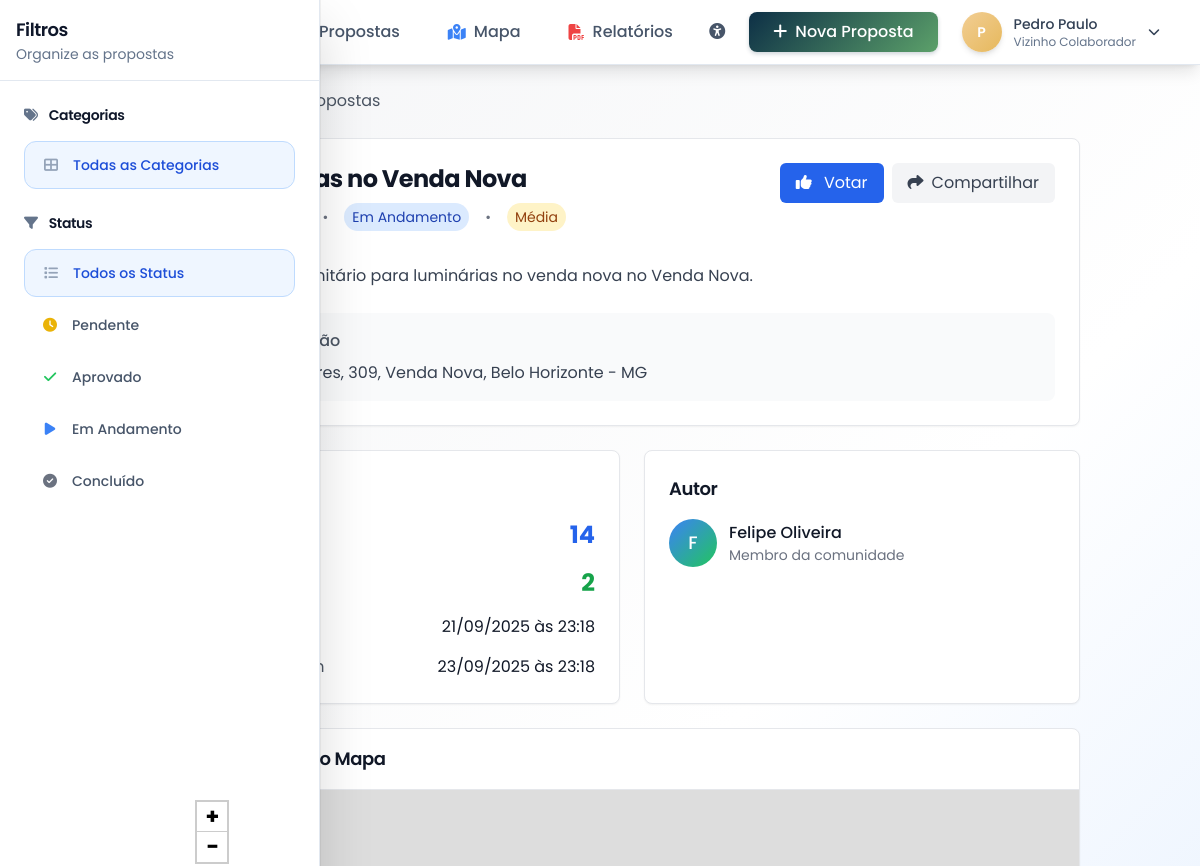
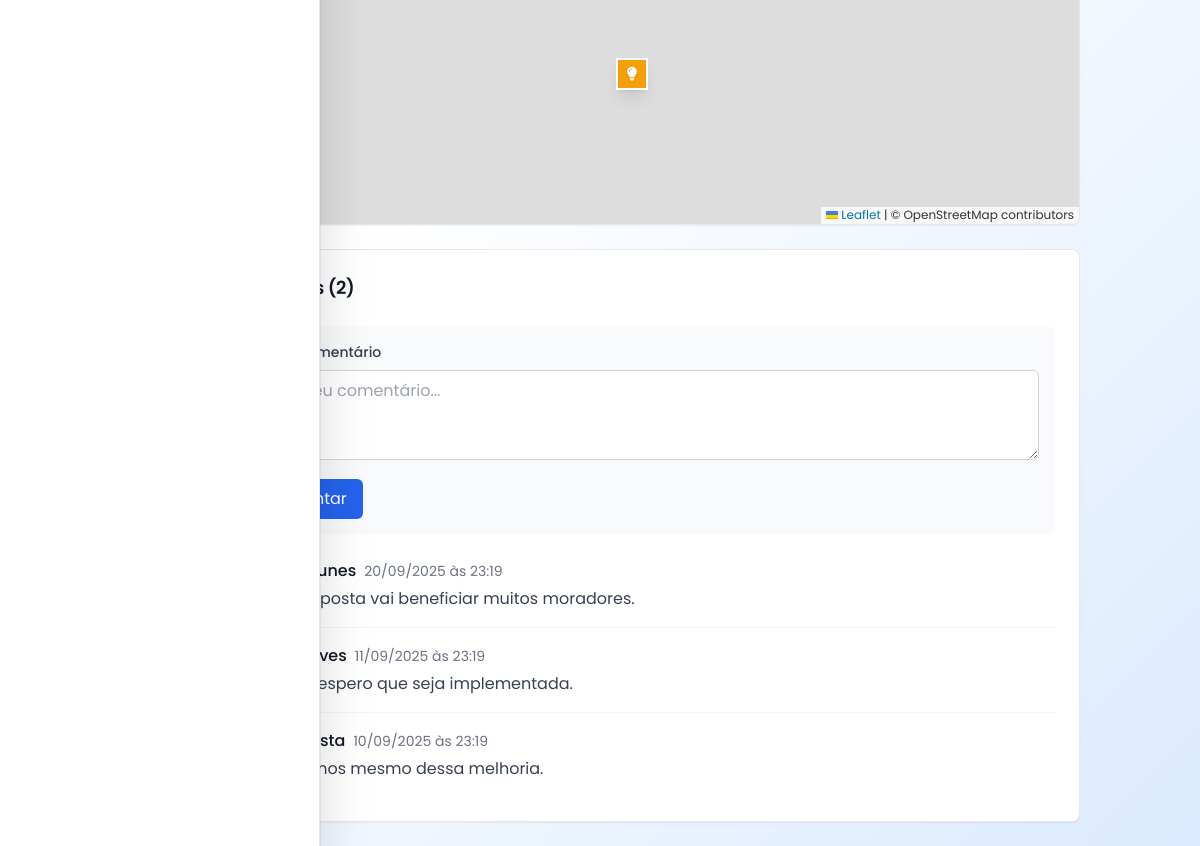
The app's page /proposta/34 (signed in), older data (2 pictures, top to bottom).
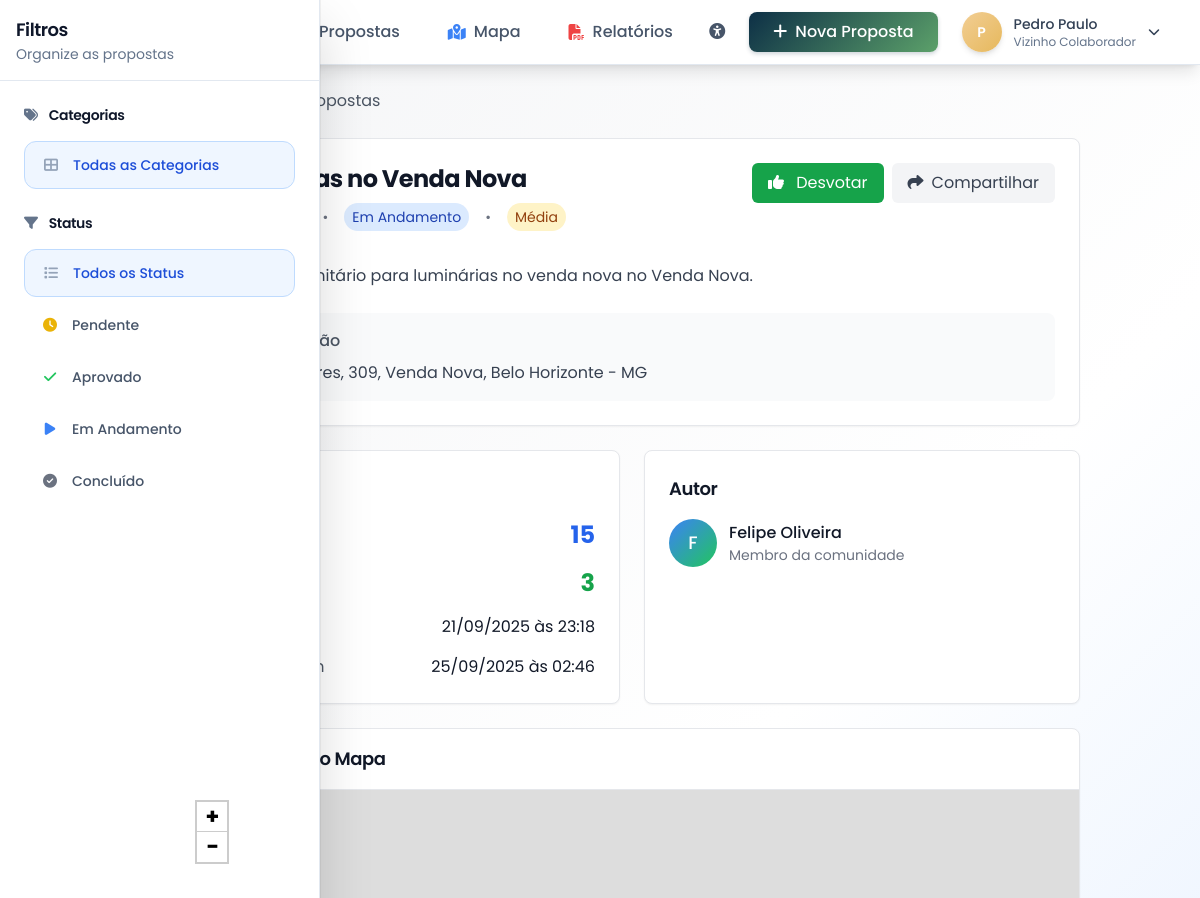
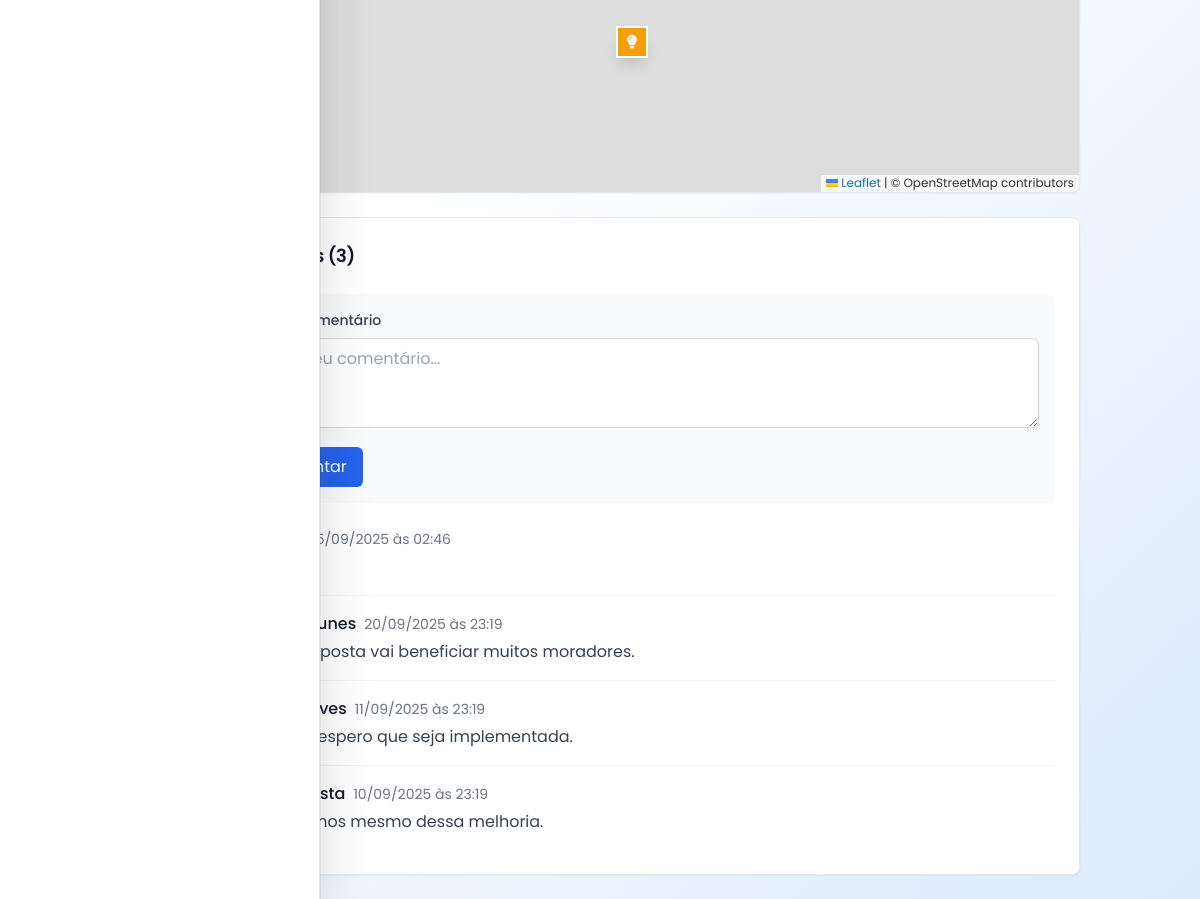
The same page, newer data (2 pictures, top to bottom).
### app.py (models this page shows, shortened)
class Proposal(db.Model):
    id = db.Column(db.Integer, primary_key=True)
    title = db.Column(db.String(200), nullable=False)
    description = db.Column(db.Text, nullable=False)
    category = db.Column(db.String(50), db.ForeignKey('category.id'), nullable=False)
    latitude = db.Column(db.Float, nullable=False)
    longitude = db.Column(db.Float, nullable=False)
    address = db.Column(db.String(300), nullable=False)
    status = db.Column(db.String(20), default='pending')
    priority = db.Column(db.String(10), default='medium')
    votes_count = db.Column(db.Integer, default=0)
    comments_count = db.Column(db.Integer, default=0)
    author_id = db.Column(db.Integer, db.ForeignKey('user.id'), nullable=False)
    created_at = db.Column(db.DateTime, default=datetime.utcnow)
    updated_at = db.Column(db.DateTime, default=datetime.utcnow, onupdate=datetime.utcnow)
    author = db.relationship('User', backref='proposals')
    category_obj = db.relationship('Category', backref='proposals')

class Comment(db.Model):
    id = db.Column(db.Integer, primary_key=True)
    proposal_id = db.Column(db.Integer, db.ForeignKey('proposal.id'), nullable=False)
    user_id = db.Column(db.Integer, db.ForeignKey('user.id'), nullable=False)
    content = db.Column(db.Text, nullable=False)
    created_at = db.Column(db.DateTime, default=datetime.utcnow)
    updated_at = db.Column(db.DateTime, default=datetime.utcnow, onupdate=datetime.utcnow)
    user = db.relationship('User', backref='comments')
    proposal = db.relationship('Proposal', backref='comments')
    @property
    def author_name(self):
        return self.user.name if self.user else 'Usuário Anônimo'

class User(UserMixin, db.Model):
    id = db.Column(db.Integer, primary_key=True)
    email = db.Column(db.String(120), unique=True, nullable=False)
    name = db.Column(db.String(100), nullable=False)
    password_hash = db.Column(db.String(128))
    created_at = db.Column(db.DateTime, default=datetime.utcnow)
    nome_completo = db.Column(db.String(200))
    cpf = db.Column(db.String(14))
    telefone = db.Column(db.String(20))
    endereco = db.Column(db.Text)
    cep = db.Column(db.String(10))
    data_nascimento = db.Column(db.Date)

### app.py (the view)
@app.route('/proposta/<int:id>')
def proposta_detalhes(id):
    proposal = Proposal.query.get_or_404(id)
    comments = Comment.query.filter_by(proposal_id=id).order_by(Comment.created_at.desc()).all()
    user_voted = False
    if current_user.is_authenticated:
        vote = Vote.query.filter_by(
            proposal_id=id,
            user_id=current_user.id
        ).first()
        user_voted = vote is not None
    return render_template('proposta_detalhes.html',
                         proposal=proposal,
                         comments=comments,
                         user_voted=user_voted)

### app.py (called while the page is built)
@login_manager.user_loader
def load_user(user_id):
    return db.session.get(User, int(user_id))

### templates/proposta_detalhes.html (shortened to what the changed rows need)
{% extends "base.html" %}
{% block content %}
<div class="max-w-4xl mx-auto space-y-6">
    <div class="bg-white rounded-lg shadow-sm border border-gray-200 p-6">
        <div class="flex items-start justify-between mb-4">
            <div class="flex-1">
                <h1 class="text-2xl font-bold text-gray-900 mb-2">{{ proposal.title }}</h1>
                <div class="flex items-center space-x-4 text-sm text-gray-500 mb-4">
                    <div class="flex items-center space-x-2">
                    </div>
                    <span>•</span>
                    <span class="status-{{ proposal.status }} px-2 py-1 rounded-full">
                    </span>
                    <span>•</span>
                    <span class="priority-{{ proposal.priority }} px-2 py-1 rounded-full">
                    </span>
                </div>
            </div>
            <div id="votes" class="flex items-center space-x-2">
                <button onclick="voteProposal({{ proposal.id }})"
                        id="voteButton"
                        class="px-4 py-2 rounded-md transition-colors {% if user_voted %}bg-green-600 hover:bg-green-700 text-white{% else %}bg-blue-600 hover:bg-blue-700 text-white{% endif %}">
                    <i class="fas fa-thumbs-up mr-2"></i>
                    <span id="voteText">{% if user_voted %}Desvotar{% else %}Votar{% endif %}</span>
                </button>
            </div>
        </div>
        <div class="prose max-w-none">
            <p class="text-gray-700 leading-relaxed">{{ proposal.description }}</p>
        </div>
        <div class="mt-6 p-4 bg-gray-50 rounded-lg">
            <div class="flex items-center text-gray-600 mb-2">
                <span class="font-medium">Localização</span>
            </div>
            <p class="text-gray-700">{{ proposal.address }}</p>
        </div>
    </div>
    <div class="grid grid-cols-1 md:grid-cols-2 gap-6">
        <div class="bg-white rounded-lg shadow-sm border border-gray-200 p-6">
            <div class="space-y-4">
                <div class="flex items-center justify-between">
                    <span class="text-gray-600">Votos</span>
                    <span class="text-2xl font-bold text-blue-600" id="votesCount">{{ proposal.votes_count }}</span>
                </div>
                <div class="flex items-center justify-between">
                    <span class="text-gray-600">Comentários</span>
                    <span class="text-2xl font-bold text-green-600" id="commentsCount">{{ proposal.comments_count }}</span>
                </div>
                <div class="flex items-center justify-between">
                    <span class="text-gray-600">Criado em</span>
                    <span class="text-gray-900">{{ proposal.created_at.strftime('%d/%m/%Y às %H:%M') }}</span>
                </div>
                <div class="flex items-center justify-between">
                    <span class="text-gray-600">Atualizado em</span>
                    <span class="text-gray-900">{{ proposal.updated_at.strftime('%d/%m/%Y às %H:%M') }}</span>
                </div>
            </div>
        </div>
    </div>
    <div id="comments" class="bg-white rounded-lg shadow-sm border border-gray-200 p-6">
        <div class="flex items-center justify-between mb-6">
            <h3 class="text-lg font-semibold text-gray-900">
                Comentários (<span id="commentsCountHeader">{{ proposal.comments_count }}</span>)
            </h3>
        </div>
        <div id="commentsList" class="space-y-4">
            {% for comment in comments %}
            <div class="border-b border-gray-100 pb-4 last:border-b-0">
                <div class="flex items-start space-x-3">
                    <div class="w-8 h-8 bg-gradient-to-br from-blue-500 to-green-500 rounded-full flex items-center justify-center flex-shrink-0">
                        <span class="text-white text-sm font-medium">{{ comment.author_name[0].upper() }}</span>
                    </div>
                    <div class="flex-1">
                        <div class="flex items-center space-x-2 mb-1">
                            <span class="font-medium text-gray-900">{{ comment.author_name }}</span>
                            <span class="text-sm text-gray-500">{{ comment.created_at.strftime('%d/%m/%Y às %H:%M') }}</span>
                        </div>
                        <p class="text-gray-700">{{ comment.content }}</p>
                    </div>
                </div>
            </div>
            {% endfor %}
        </div>
    </div>
</div>
{% endblock %}

Row changes from the older to the newer data that the page shows:
changed Proposal "Luminárias no Venda Nova": votes_count "14" → "15"; comments_count "2" → "3"; updated_at "23/09/2025 às 23:18" → "25/09/2025 às 02:46"
added Comment: created_at "25/09/2025 às 02:46"
Text that changed along with them:
text no longer shown: "Votar"
text now shown: "Desvotar"
